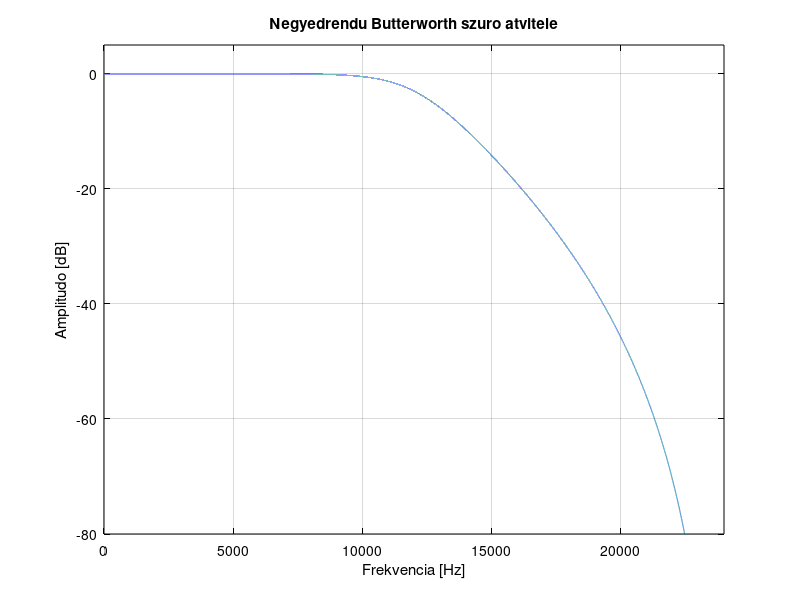

Recreate this plot in MATLAB.
clear;
close all;
clc;

fs = 48000;
fc = 12000;
N = 4;

[b, a] = butter(N, fc/(fs/2));

[H, f] = freqz(b, a, 2^16, fs);
plot(f, 20*log10(abs(H)));
grid on;
xlim([0 fs/2]);
ylim([-80 5]);
xlabel('Frekvencia [Hz]');
ylabel('Amplitudo [dB]');
title('Negyedrendu Butterworth szuro atvitele', 'Color', 'k');
set(gcf, 'Color', 'w');
set(gca, 'Color', 'w', 'XColor', 'k', 'YColor', 'k');

script_dir = fileparts(mfilename('fullpath'));
picture_dir = fullfile(script_dir, '..', 'Kepek');
source_dir = fullfile(script_dir, '..', 'CrossCore', 'BlackFin_FIR_fract', 'src');
saveas(gcf, fullfile(picture_dir, 'Butterworth_atvitel.jpg'));
